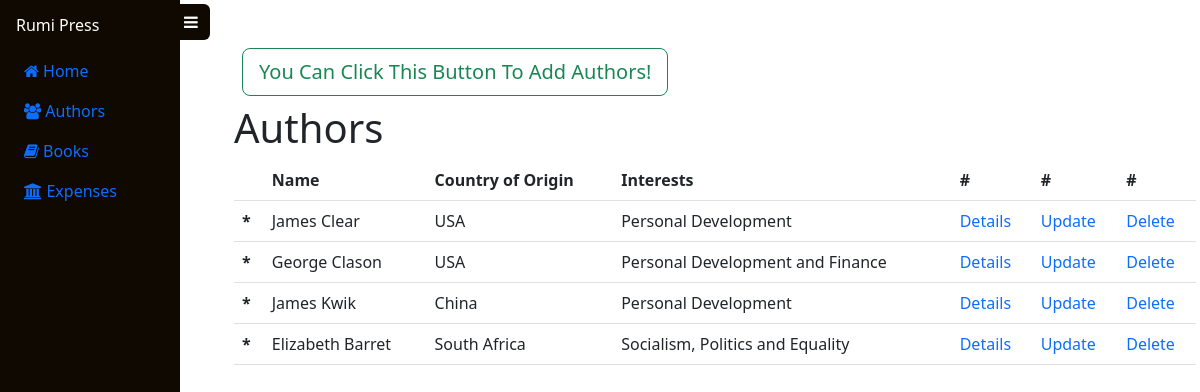
/authors/, run on an earlier commit of the app's database.
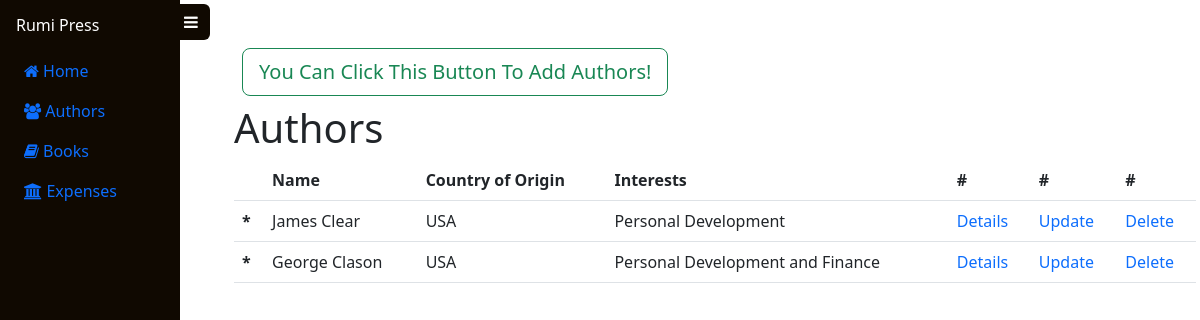
And on a later commit of the database.
### main/models.py (models this page shows, shortened)
class Authors(models.Model):
    name = models.CharField(max_length=100)
    country_of_origin = models.CharField(max_length=25, blank=True)
    date_born = models.DateField(blank=True)
    interests = models.CharField(max_length=255, blank=True)
    bio = models.TextField(max_length=500, blank=True)

### main/views.py (the view)
# urls.py: path('authors/', views.AuthorsListView.as_view(), name='authors'),
class AuthorsListView(generic.ListView):
    model = Authors
    context_object_name = 'authors'
    template_name = 'main/authors.html'

### templates/main/authors.html
{% extends './dashboard.html'%}
{% block content %}
<div class="container-fluid p-2">
  <a type="button" class="btn btn-outline-success btn-lg btn-block" href="{%url 'add_authors'%}">You Can Click This Button To Add Authors!</a>
</div>
<h1>Authors</h1>
{% if authors %}
<table class="table">
  <thead class="thead-dark">
    <tr>
      <th scope="col"></th>
      <th scope="col">Name</th>
      <th scope="col">Country of Origin</th>
      <th scope="col">Interests</th>
      <th scope="cole">#</th>
      <th scope="cole">#</th>
      <th scope="cole">#</th>
    </tr>
  </thead>
  {% for author in authors %}
  <tbody>
    <tr>
      <th scope="row">*</th>
      <td>{{author.name}}</td>
      <td>{{author.country_of_origin}}</td>
      <td>{{author.interests}}</td>
      <td><a href="{% url 'author_details' pk=author.pk %}">Details</a></td>
      <td><a href="{% url 'author_details' pk=author.pk %}">Update</a></td>
      <td><a href="{% url 'delete_author' author.id %}">Delete</a></td>
    </tr>
  </tbody>
  {% endfor %}
</table>
{% else %}
<p>There are no authors available.</p>
{% endif %}
{% endblock %}

### templates/main/dashboard.html (shortened to what this page needs)
{% load static %}
<!DOCTYPE html>
<html lang="en">
<head>
    <link href="https://cdn.jsdelivr.net/npm/bootstrap@5.3.0-alpha3/dist/css/bootstrap.min.css" rel="stylesheet"
>
    <link rel="stylesheet" href="https://cdnjs.cloudflare.com/ajax/libs/font-awesome/4.7.0/css/font-awesome.min.css">
    <link rel="stylesheet" href="{% static 'css/dashboard.css'%}">
</head>
<body>
    <div class="side-navbar active-nav d-flex justify-content-between flex-wrap flex-column" id="sidebar">
        <ul class="nav flex-column text-white w-100">
            <a href="{%url 'home'%}" class="nav-link h3 text-white my-2">
                Rumi Press
            </a>
            <li href="#" class="nav-link">
                <span class="mx-2"><i class="fa fa-home" aria-hidden="true"></i><a href="{% url 'home'%}"> Home</a></span>
            </li>
            <li class="nav-link">
                <span class="mx-2"><i class="fa fa-users" aria-hidden="true"></i><a href="{% url 'authors'%}"> Authors</a></span>
            </li>
            <li href="#" class="nav-link">
                <span class="mx-2"><i class="fa fa-book" aria-hidden="true"></i> Books</span>
            </li>
            <li href="#" class="nav-link">
                <span class="mx-2"><i class="fa fa-university" aria-hidden="true"></i>  Expenses</span>
            </li>
        </ul>
    </div>
    <div class="p-1 my-container active-cont" style="margin-left: 230px;">
        <a class="btn border-0" id="menu-btn">
            <i class="fa fa-bars" aria-hidden="true"></i>
        </a><br>
        {% block content %}{% endblock %}
    </div>
</body>
</html>

### static/css/dashboard.css (style rules this page uses)
.side-navbar { width: 180px; height: 100%; position: fixed; margin-left: -300px; background-color: #100901; transition: 0.5s; }
.my-container { transition: 0.4s; }
.active-nav { margin-left: 0; }
.active-cont { margin-left: 180px; }
#menu-btn { background-color: #100901; color: #fff; margin-left: -62px; }
li { cursor: pointer; }
a { text-decoration: none !important; }

What changed in the data, as far as the page shows it:
removed Authors: name "James Kwik", country_of_origin "China", interests "Personal Development"
removed Authors: name "Elizabeth Barret", country_of_origin "South Africa", interests "Socialism, Politics and Equality"
